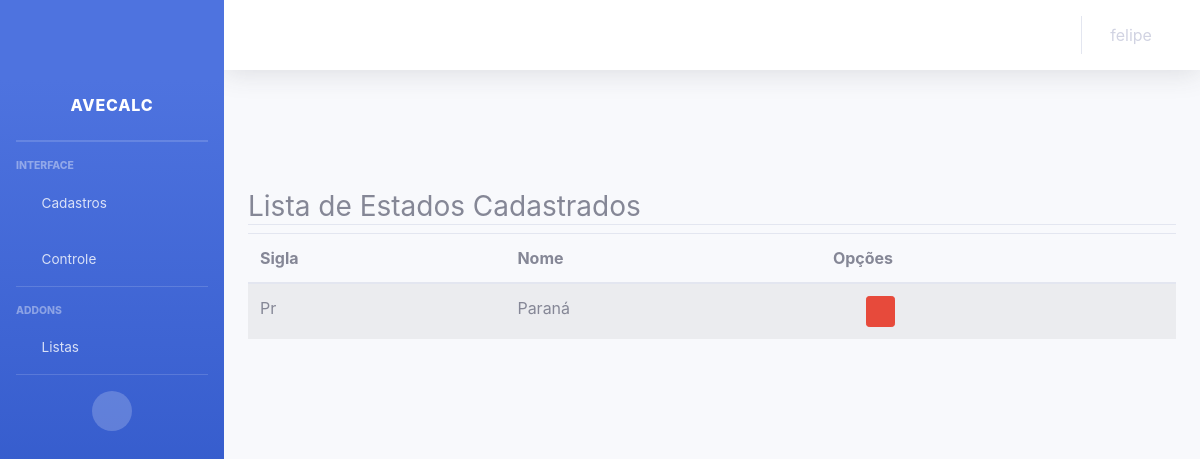
/listar/estado/ (signed in), run on an earlier commit of the app's database.
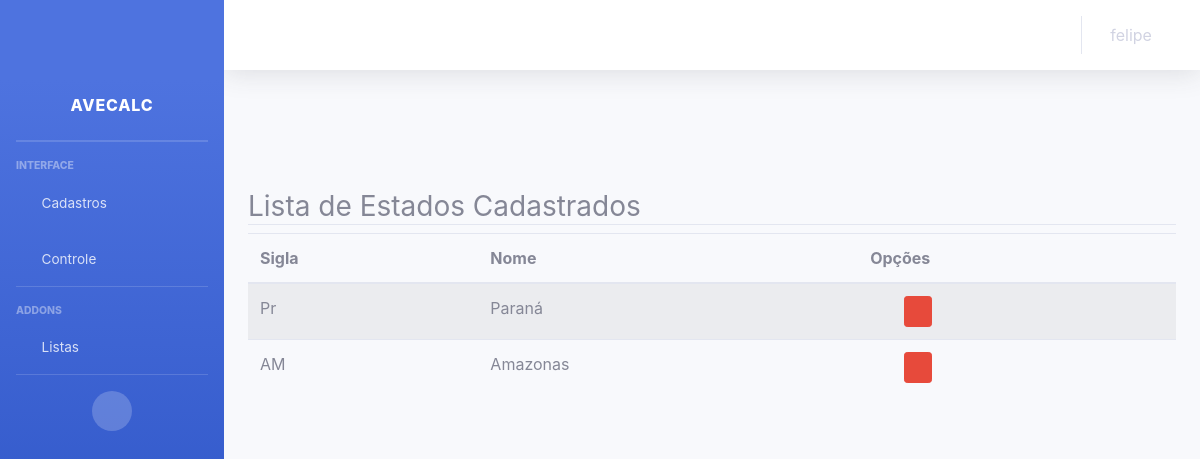
And on a later commit of the database.
### cadastros/models.py (models this page shows, shortened)
class Estado(models.Model):
    sigla   = models.CharField(max_length=2, unique = True)
    nome    = models.CharField(max_length=50)

### cadastros/views.py (the view)
# urls.py: path('listar/estado/', EstadoList.as_view(), name="listar-estados"),
class EstadoList(LoginRequiredMixin, ListView):
    model = Estado
    template_name = "cadastros/list_estado.html"

### cadastros/templates/cadastros/list_estado.html (shortened to what this page needs)
{% extends 'cadastros/base.html'%}
{% load static %}
{% load crispy_forms_tags %}
{% block conteudo %}
<div class="container py-5">
    <div class="row mt-5">
        <div class="col-lg">
            <h3 class="border-bottom">
                Lista de Estados Cadastrados
            </h3>
        </div>
    </div>
    <div class="row">
        <div class="col-lg">
            <table class="table table-striped">
                <thead>
                    <tr>
                        <th>Sigla</th>
                        <th>Nome</th>
                        <th>Opções</th>
                    </tr>
                </thead>
                <tbody>
                    {% for estado in object_list %}
                        <tr>
                            <td>{{estado.sigla}}</td>
                            <td>{{estado.nome}}</td>
                            <td>
                                <a href="{% url 'editar-estado' estado.pk %}" class="btn btn btn-sm">
                                    <i class="fas fa-pencil-alt" aria-hidden="true"></i>
                                </a>
                                <a href="{% url 'excluir-estado' estado.pk %}" class="btn btn-danger btn-sm">
                                    <i class="fa fa-trash" aria-hidden="true"></i>
                                </a>
                            </td>
                            {% empty %}
                            <tr>
                                <td colspan="3">Nenhuma cidade cadastrada!</td>
                            </tr>
                        </tr>
                    {% endfor %}
                </tbody>
            </table>
        </div>
    </div>
</div>
{% endblock %}

What changed in the data, as far as the page shows it:
added Estado: sigla "AM", nome "Amazonas"
